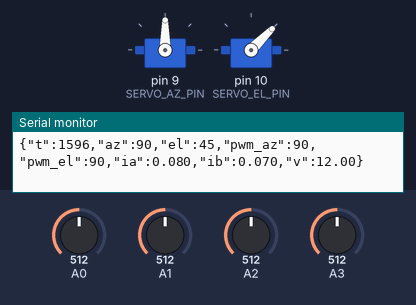
Bench run of a sketch on a simulated Arduino Uno, built with avr-gcc and run on an emulated ATmega328P. Parts: 2 × servo, the last lines printed to the serial monitor. The inputs (shaded band) are chosen by the test bench; at power-on: A0 = 512, A2 = 512, A3 = 512, A1 = 512.

Above: at 1.7 s.
1.8 s: A0 set to 170
At 4.56 s:
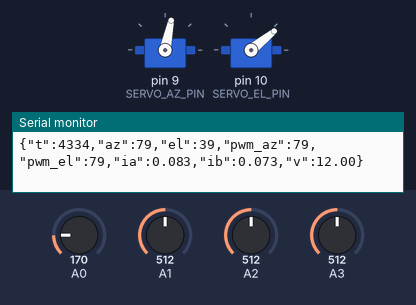
4.8 s: A2 set to 306
At 7.16 s:
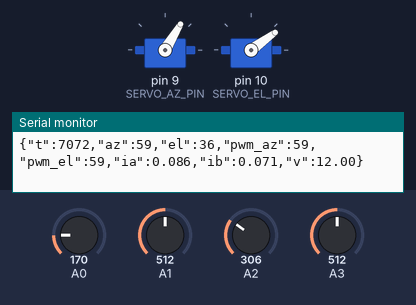
7.8 s: A3 set to 170
At 10.22 s:
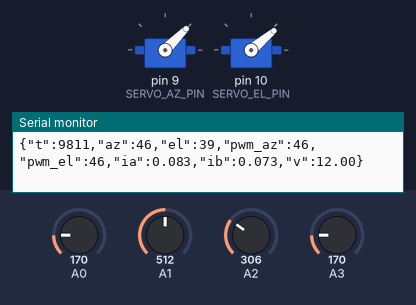
10.8 s: A1 set to 992
At 11.91 s:
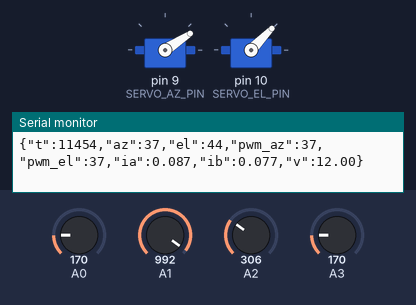
13.8 s: A0 set to 992
16.8 s: A1 set to 170
Timing chart, 0 to 23.1 s (numbered marks = the images above; inputs shaded):
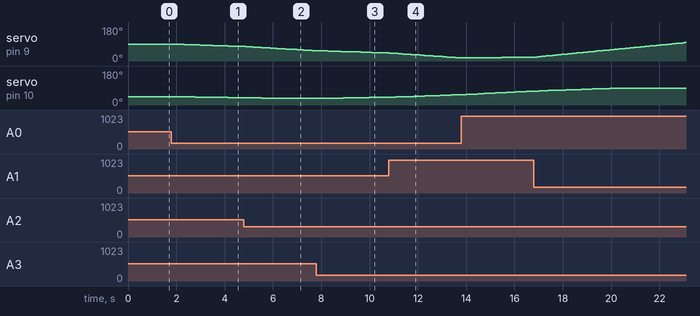

Measured:
- after the input at 1.8 s, servo on pin 9 (SERVO_AZ_PIN): moves from 90° to 77° over 2.8 s, starting after 0.07 s; servo on pin 10 (SERVO_EL_PIN): moves from 45° to 38° over 2.8 s, starting after 0.07 s

The sketch:

tracker.ino
```cpp
/*
  tracker.ino
  Dual-axis solar tracker (Arduino)
  - Reads 4 LDR sensors (A0..A3)
  - Controls 2 servos (azimuth & elevation)
  - Emits telemetry over Serial as JSON lines

  Wiring assumptions:
  A0: LDR_NE
  A1: LDR_NW
  A2: LDR_SE
  A3: LDR_SW
  Servo Azimuth -> pin 9
  Servo Elevation -> pin 10
*/

#include <Servo.h>

#define LDR_NE A0
#define LDR_NW A1
#define LDR_SE A2
#define LDR_SW A3

#define SERVO_AZ_PIN 9
#define SERVO_EL_PIN 10

// Calibration / control
const float AZ_GAIN = 0.8;   // proportional gain for azimuth
const float EL_GAIN = 0.8;   // proportional gain for elevation
const int AZ_MIN = 0;
const int AZ_MAX = 180;
const int EL_MIN = 0;
const int EL_MAX = 90;       // restrict elevation to safe range

// smoothing
const float ALPHA = 0.12;    // exponential smoothing factor

Servo servoAz;
Servo servoEl;

float azAngle = 90;   // start middle
float elAngle = 45;

unsigned long lastTelemetry = 0;
const unsigned long TELEMETRY_INTERVAL = 500; // ms

void setup() {
  Serial.begin(115200);
  servoAz.attach(SERVO_AZ_PIN);
  servoEl.attach(SERVO_EL_PIN);

  // Initialize positions
  servoAz.write((int)azAngle);
  servoEl.write((int)elAngle);

  delay(500);
}

int readLdr(int pin) {
  // returns 0..1023 (higher = brighter depending on wiring)
  return analogRead(pin);
}

void loop() {
  // Read raw sensors
  int ne = readLdr(LDR_NE);
  int nw = readLdr(LDR_NW);
  int se = readLdr(LDR_SE);
  int sw = readLdr(LDR_SW);

  // Convert to brightness values where larger = brighter
  // Compute left/right and top/bottom sums
  float left = nw + sw;
  float right = ne + se;
  float topv = ne + nw;
  float botv = se + sw;

  // Avoid divide by zero
  float horizontal_total = left + right + 1e-6;
  float vertical_total = topv + botv + 1e-6;

  // Error signals (-1..1)
  float horiz_err = (right - left) / horizontal_total; // positive -> need to move azimuth positive
  float vert_err = (topv - botv) / vertical_total;   // positive -> need to increase elevation

  // Desired angle changes (deg)
  float delta_az = AZ_GAIN * horiz_err * 10.0; // scale to degrees
  float delta_el = EL_GAIN * vert_err * 10.0;

  // Apply smoothing/exponential moving average
  azAngle = azAngle + ALPHA * (delta_az - (azAngle - azAngle)); // simplified smoothing (keeps angle incremental)
  // But above line is redundant; instead just increment with small smoothing:
  azAngle += ALPHA * delta_az;
  elAngle += ALPHA * delta_el;

  // Constrain to limits
  if (azAngle < AZ_MIN) azAngle = AZ_MIN;
  if (azAngle > AZ_MAX) azAngle = AZ_MAX;
  if (elAngle < EL_MIN) elAngle = EL_MIN;
  if (elAngle > EL_MAX) elAngle = EL_MAX;

  // Write servo positions
  servoAz.write((int)azAngle);
  servoEl.write((int)elAngle);

  // Simulated electrical telemetry (replace with real ADC readings if available)
  float ia = 0.08 + abs(delta_az) * 0.002; // A (simulated)
  float ib = 0.07 + abs(delta_el) * 0.002;
  float v = 12.0; // measured supply voltage placeholder

  // Send telemetry periodically
  unsigned long now = millis();
  if (now - lastTelemetry >= TELEMETRY_INTERVAL) {
    lastTelemetry = now;
    // Build JSON line (compact)
    Serial.print("{");
    Serial.print("\"t\":"); Serial.print(now);
    Serial.print(",\"az\":"); Serial.print((int)azAngle);
    Serial.print(",\"el\":"); Serial.print((int)elAngle);
    Serial.print(",\"pwm_az\":"); Serial.print((int)azAngle); // using angle as write value
    Serial.print(",\"pwm_el\":"); Serial.print((int)azAngle);
    Serial.print(",\"ia\":"); Serial.print(ia, 3);
    Serial.print(",\"ib\":"); Serial.print(ib, 3);
    Serial.print(",\"v\":"); Serial.print(v, 2);
    Serial.println("}");
  }

  delay(90); // main loop cadence
}
```
